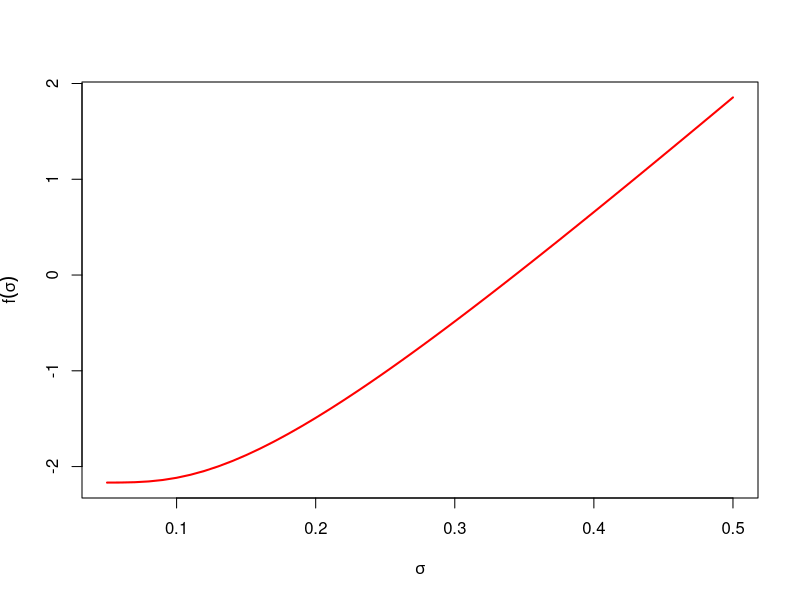
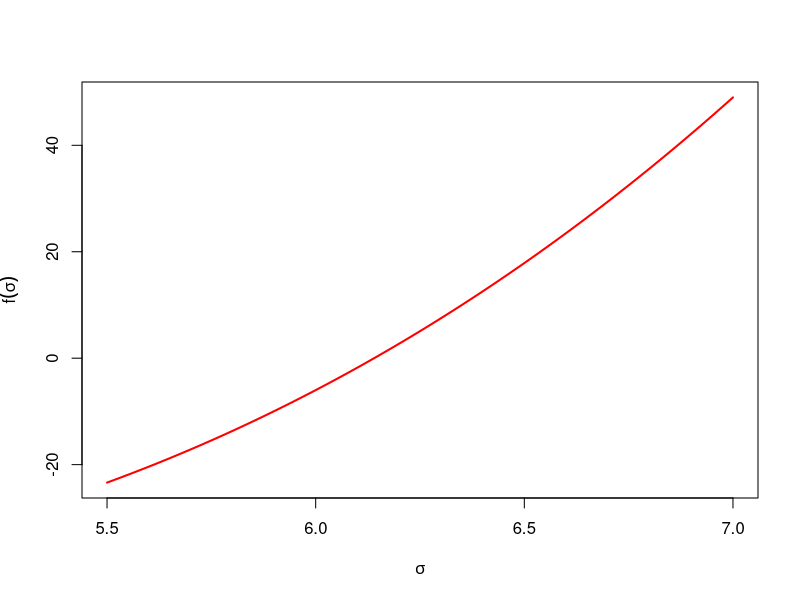

Source code (R) for these figures, in order: (Note: this script raises an error after producing the figures.)
## ---- chunk 1
#store the function that calculates the Black-Scholes's formula
bs <- function(S, T, t, K, r, s, q) {
  dp <- (log(S/K) + (r - q + 0.5 * s^2) * (T - t)) / (s * sqrt(T - t))
  dm <- dp - s * sqrt(T - t)
S * exp(-q * (T - t)) * pnorm(dp) - K * exp(-r * (T - t)) * pnorm(dm)
}
## ---- chunk 2
#Calculate and plot the value of Black-Scholes price with respect to the volatility
#From the plot we can see that with volatility close to 0.3, the error from the real option price is close to 0.
sigmas <- seq(0.05, 0.5, by=0.01)
fsig <- bs(50, 0.5, 0.0, 45, 0.06, sigmas, 0.02) - 8
plot(sigmas, fsig, type="l", col="red", xlab=expression(sigma), ylab=expression(f(sigma)), lwd=2)
## ---- chunk 3
#Create a function that calculates the bisection value f(c) until the error is within the tolerance of 0.00001
bisection <- function(f, a, b, tol=0.00001) {
  while (b - a > tol) {
    c <- (a + b) / 2
    if (sign(f(c)) == sign(f(a)))
      a <- c
    else
      b <- c
  }
  (a + b) / 2
}
## ---- chunk 4
#calculate the volatility for this Black-Scholes formula
fsig <- function (sigma)
  bs(50, 0.5, 0.0, 45, 0.06, sigma, 0.02) - 8
bisection(fsig, 0.2, 0.4)
## ---- chunk 5
#calculate the Black-Scholes price
bs(50, 0.5, 0, 45, 0.06, 0.3433594, 0.02)
## ---- chunk 6
#define the function g and returns the value of g(x) - 0 with the input of x
g <- function(x) {
  x^3 - 5*x^2 -7*x
}
## ---- chunk 7
#plot the g(x) - 0 with respect to values of x, and find that the g(x) is closest to 0 when x is around 6
x <- seq(5.5, 7, by=0.01)
g <- g(x)
plot(x, g, type="l", col="red", xlab=expression(sigma), ylab=expression(f(sigma)), lwd=2)
## ---- chunk 8
#calculate the estimated x value
bisection(g, 5.5, 7)
## ---- chunk 9
#calculate the function f(x) with input of x
f <- function(x) {
  -x^5 -cos(x)
}
#calculate the derivative of f(x)
df <- function(x) {
  -5*x^4 + sin(x)
}
## ---- chunk 10
#calculate the Newton's method to find the solution x such that f(x) = 0, counter keeps track of how many time of iterations
u <- 500
x <- 1
counter <- 0
while ((abs(u) / abs(x)) > 1e-4) {
  u <- abs(f(x) / df(x))
  x <- x - u
  counter <- counter + 1
}
counter
x
## ---- chunk 11
f(x) - 0
